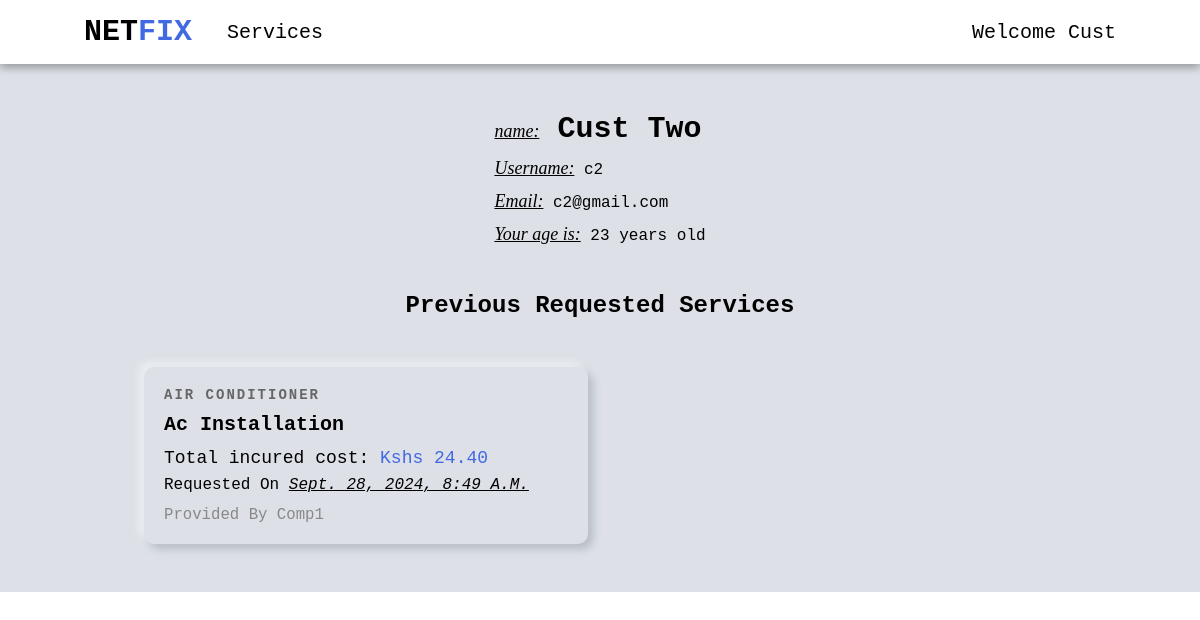
The app's page /customer/profile/ (signed in) with its own data.
### users/models.py (models this page shows, shortened)
class User(AbstractUser):
    is_company = models.BooleanField(default=False)
    is_customer = models.BooleanField(default=False)
    email = models.EmailField(max_length=100, unique=True)
    username = models.CharField(max_length=100, unique=True)
    id = models.UUIDField(default=uuid.uuid4, unique=True, primary_key=True, editable=False)
    USERNAME_FIELD = 'email'
    REQUIRED_FIELDS = ['username']

class Company(models.Model):
    user = models.OneToOneField(User, on_delete=models.CASCADE, primary_key=True)
    choices = (
        ('Air Conditioner', 'Air Conditioner'),
        ('All in One', 'All in One'),
        ('Carpentry', 'Carpentry'),
        ('Electricity', 'Electricity'),
        ('Gardening', 'Gardening'),
        ('Home Machines', 'Home Machines'),
        ('House Keeping', 'House Keeping'),
        ('Interior Design', 'Interior Design'),
        ('Locks', 'Locks'),
        ('Painting', 'Painting'),
        ('Plumbing', 'Plumbing'),
        ('Water Heaters', 'Water Heaters'),
    )
    field = models.CharField(max_length=30, blank=False, null=False, default="", choices=choices)
    class Meta:
        verbose_name = 'Company'
        verbose_name_plural = 'Companies'
    def __str__(self):
        return self.user.username

### services/models.py (models this page shows, shortened)
class RequestService(models.Model):
    customer = models.ForeignKey(Customer, on_delete=models.CASCADE)
    service = models.ForeignKey(Service, on_delete=models.CASCADE)
    address = models.CharField(max_length=200)
    time = models.IntegerField(default=1)
    total_cost = models.DecimalField(decimal_places=2, max_digits=5)
    date = models.DateTimeField(auto_now=True, null=False)
    id = models.UUIDField(default=uuid.uuid4, unique=True, primary_key=True, editable=False)
    class Meta:
        verbose_name = 'Requested service'
        verbose_name_plural = 'Requested services'

class Service(models.Model):
    company = models.ForeignKey(Company, default="", on_delete=models.CASCADE)
    name = models.CharField(max_length=40)
    description = models.TextField()
    price_hr = models.DecimalField(decimal_places=2, max_digits=5)
    choices = (
        ('Air Conditioner', 'Air Conditioner'),
        ('Carpentry', 'Carpentry'),
        ('Electricity', 'Electricity'),
        ('Gardening', 'Gardening'),
        ('Home Machines', 'Home Machines'),
        ('House Keeping', 'House Keeping'),
        ('Interior Design', 'Interior Design'),
        ('Locks', 'Locks'),
        ('Painting', 'Painting'),
        ('Plumbing', 'Plumbing'),
        ('Water Heaters', 'Water Heaters'),
    )
    field = models.CharField(max_length=30, blank=False, null=False, default="", choices=choices)
    date = models.DateTimeField(auto_now=True, null=False)
    id = models.UUIDField(default=uuid.uuid4, unique=True, primary_key=True, editable=False)
    def __str__(self):
        return self.name

### users/views.py (the view, shortened to what this page needs)
# urls.py: path('customer/profile/', v.customer_profile, name='customer_profile'),
@login_required(login_url='login_user')
def customer_profile(request):
    user = User.objects.get(username=request.user.username)
    requested_services = user.customer.requestservice_set.all().order_by('-date')
    d_o_b = user.customer.d_o_b
    current_date = timezone.now().date()
    age = current_date.year - d_o_b.year
    if (current_date.month < d_o_b.month) or (current_date.month == d_o_b.month and current_date.day < d_o_b.day):
        age -= 1
    context = {
        "profile": user,
        "age": age,
        'requested_services': requested_services,
    }
    return render(request, "users/profile.html", context)

### users/templates/users/profile.html (shortened to what this page needs)
{% extends 'main/base.html' %}
{% block content %}
{% if request.user.is_authenticated and user.username == profile.username and user.is_customer %}
    <div class="profile-details-header customer-details-header">
        <div class="header-content">
            <h1 class="full-name">
                <span class="profile-usher">name:</span> <span>{{profile.first_name}} </span><span>{{profile.last_name}}</span>
            </h1>
            <p class="username"><span class="profile-usher">Username:</span> {{profile.username}}</p>
            <p class="email"><span class="profile-usher">Email:</span> {{profile.email}}</p>
            <p class="age"><span class="profile-usher">Your age is:</span> {{age}} years old</p>
        </div>
    </div>
    <div class="services-header  services-header-profile">
        <h1>Previous Requested Services</h1>
    </div>
    {% if requested_services %}
        <div class="services-grid">
            {% for requested_service in requested_services %}
            <a href="{% url 'index' requested_service.service.id %}" class="service-card">
                <div class="card-content">
                    <p class="service-category">{{ requested_service.service.field }}</p>
                    <h2 class="service-name">{{ requested_service.service }}</h2>
                    <p class="service-price"><span>Total incured cost:</span> Kshs {{ requested_service.total_cost }}</p>
                    <p class="service-date">requested on <span>{{requested_service.date}}</span></p>
                    <p class="service-company">provided by {{requested_service.service.company}}</p>
                </div>
            </a>
            {% endfor %}
        </div>
    {% else %}
        <div class="no-profile-services">
            <p>Seems like your service request adventure hasn't begun yet.</p>
            <a class="btn-link" href="{% url 'service_list' %}">Explore services</a>
        </div>
    {% endif %}
{% endif %}
{% endblock content %}

### main/templates/main/nav.html (shortened to what this page needs)
<nav class="navbar">
    <div class="left-nav">
        <h1><a class="logo" href="{% url 'home' %}">NET<span>FIX</span></a></h1>
        <div class="services-dropdown">
            <a class="royal-hover" href="{% url 'service_list' %}">Services</a>
        </div>
    </div>
    <div class="account-dropdown">
        {% if request.user.is_authenticated %}
        <span class="royal-hover welcome-nav-text">Welcome {{user.first_name}}</span>
        {% else %}
        <span class="royal-hover">Account</span>
        {% endif %}
    </div>
</nav>

### static/css/style.css (style rules this page uses)
* { margin: 0; padding: 0; box-sizing: border-box; font-family: 'Courier New', Courier, monospace; }
a { text-decoration: none; color: black; }
.navbar { background-color: white; display: flex; align-items: center; justify-content: space-between; text-align: center; position: fixed; width: 100%; height: 8vh; font-size: 20px; padding: 0 7%; box-shadow: 0 4px 8px rgba(0, 0, 0, 0.3); top: 0; z-index: 100; }
.left-nav { display: flex; align-items: center; }
.left-nav h1 { margin-right: 35px; }
.logo span { color: royalblue; }
.account-dropdown, .services-dropdown { position: relative; display: inline-block; }
.account-dropdown span { cursor: pointer; }
.welcome-nav-text { text-transform: capitalize; }
.services-grid { display: grid; grid-template-columns: repeat(auto-fill, minmax(300px, 1fr)); gap: 25px; }
.services-header { display: flex; align-items: center; justify-content: center; flex-direction: column; margin-bottom: 25px; text-transform: capitalize; }
.service-card { border-radius: 10px; box-shadow: -5px -5px 9px rgba(255,255,255,0.45), 5px 5px 9px rgba(94,104,121,0.3); transition: transform 0.3s; cursor: pointer; text-decoration: none; color: black; display: block; }
.card-content { padding: 20px; }
.service-category { font-size: 14px; font-weight: 800; color: #666; margin-bottom: 10px; text-transform: uppercase; letter-spacing: 2px; }
.service-name { font-size: 20px; text-transform: capitalize; font-weight: bold; margin-bottom: 12px; }
.service-price { font-size: 18px; color: royalblue; margin-bottom: 8px; }
.service-price span { color: black; }
.service-date { font-size: 16px; text-transform: capitalize; margin-bottom: 12px; }
.service-date span { text-decoration: underline; font-style: italic; }
.service-company { font-size: 98%; text-transform: capitalize; color: #888; }
.profile-details-header { display: flex; flex-direction: column; justify-content: center; margin-bottom: 30px; padding: 25px 0; position: relative; height: 180px; }
.customer-details-header { margin-bottom: 0; }
.header-content { display: block; position: absolute; left: 50%; transform: translateX(-50%); height: 100%; }
.profile-details-header .full-name { text-transform: capitalize; font-size: 30px; margin-bottom: 12px; }
.profile-details-header .username, .profile-details-header .email { font-size: 100%; margin-bottom: 12px; }
.profile-usher { all: initial; font-size: 18px; font-style: italic; text-decoration: underline; }
.services-header-profile { font-size: 12px; margin-bottom: 6vh; }

### records on screen
User: first_name "Cust", last_name "Two", username "c2", email "c2@gmail.com"
RequestService: service.field "AIR CONDITIONER", service "Ac Installation", total_cost "24.40", date "Sept. 28, 2024, 8:49 A.m.", service.company "Comp1"
